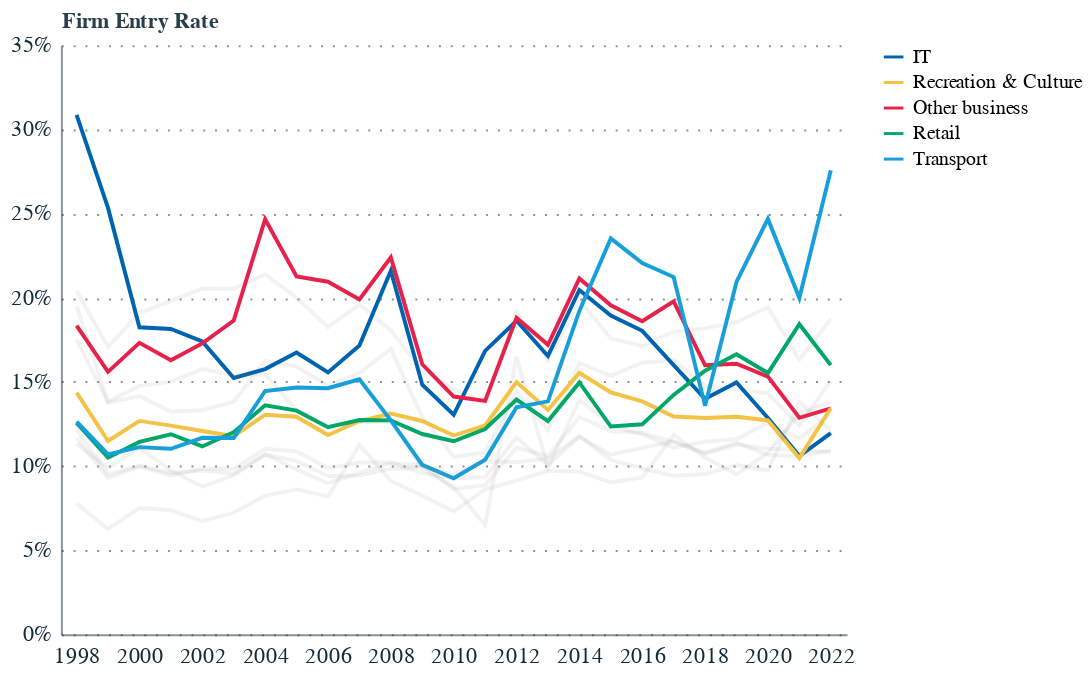

This figure's notebook cell:
### Code cell
# Entry rates by industry

# Plot just entry rate
industry_entry_df = industry_dynamism.melt(id_vars=['year','industry_name'],
                                                 value_vars=['Entry rate'])

# Just display selected industries
# - IT
# - Recreation and culture
# - Other business
# - Retail
# - Transport
highlight_industries = ['IT', 'Recreation & Culture','Other business','Retail','Transport']

"#E6224B","#F4C245","#0063AF","#00A767" "#179FDB"

custom_color_map = {'IT':'#0063AF',
                    'Recreation & Culture':'#F4C245',
                    'Other business':'#E6224B',
                    'Retail':"#00A767",
                    'Transport':'#179FDB'}

custom_color_dict = dict(custom_color_map)

color_condition = alt.condition(
    alt.FieldOneOfPredicate(field='industry_name', oneOf=highlight_industries),
    alt.Color(
        'industry_name:N', 
        scale=alt.Scale(domain=list(custom_color_dict.keys()), range=list(custom_color_dict.values())),
        title=None),
        alt.value('grey')                         # Set all other lines to grey
)

opacity_condition = alt.condition(
    # TEST: Is the industry_name IN the list of highlighted industries?
    alt.FieldOneOfPredicate(field='industry_name', oneOf=highlight_industries),
    alt.value(1.0),   # VALUE_IF_TRUE: Full opacity (1.0)
    alt.value(0.1)    # VALUE_IF_FALSE: Reduced opacity (0.3)
)

chart = alt.Chart(industry_entry_df).mark_line().encode(
    x=alt.X('year:O', axis=alt.Axis(
                labelExpr="datum.value % 2 == 0 ? datum.label : ''",  # Show every 2nd year
            labelAngle=0)),
    y=alt.Y('value:Q', axis=alt.Axis(format='%'), title='Firm Entry Rate'),
    color=color_condition,
    opacity=opacity_condition,
    tooltip=['year:O','industry_name:N', 'value:Q']
)

chart

### Figure 1 — Vega-Lite specification as saved in the notebook (floating-point values rounded to 4 significant figures; data arrays with more than 128 entries replaced by an {"elided": "..."} marker saying what was removed)
{"config": {"font": "Circular Std", "mark": {"line": {"interpolate": "linear"}}, "view": {"stroke": "transparent", "width": 400, "height": 300}, "range": {"category": ["#179fdb", "#e6224b", "#f4c245", "#122b39", "#eb5c2e", "#36b7b4"], "diverging": ["#E6224B", "#E54753", "#C9C9C9", "#179FDB", "#122B39"], "heatmap": ["#C9C9C9", "#179FDB", "#0063AF", "#122B39"], "ordinal": ["#00A767", "#36B7B4", "#179FDB", "#0063AF", "#243B5A"]}, "axisX": {"labelColor": "#122b39", "tickColor": "#122b39", "domainColor": "#122b39", "domainOpacity": 0.5, "gridOpacity": 0, "labelFont": "Circular Std", "labelAngle": 0, "labelAlign": "center", "labelFontSize": 11, "labelPadding": 5, "tickCount": 10, "tickSize": 0, "title": ""}, "axisY": {"labelColor": "#122b39", "labelFont": "Circular Std", "tickColor": "#122b39", "domainColor": "#122b39", "gridColor": "#122b39", "gridDash": [1, 5], "gridOpacity": 0.5, "labelPadding": 5, "labelFontSize": 11, "domainOpacity": 0.5, "tickSize": 0, "title": null, "titleAlign": "left", "titleAngle": 0, "titleBaseline": "bottom", "titleColor": "#122b39", "titleOpacity": 0.9, "titleX": 0, "titleY": -7}}, "data": {"name": "data-e82e2f855d718539ec46f1645341d686"}, "mark": {"type": "line"}, "encoding": {"color": {"condition": {"test": {"field": "industry_name", "oneOf": ["IT", "Recreation & Culture", "Other business", "Retail", "Transport"]}, "field": "industry_name", "scale": {"domain": ["IT", "Recreation & Culture", "Other business", "Retail", "Transport"], "range": ["#0063AF", "#F4C245", "#E6224B", "#00A767", "#179FDB"]}, "title": null, "type": "nominal"}, "value": "grey"}, "opacity": {"condition": {"test": {"field": "industry_name", "oneOf": ["IT", "Recreation & Culture", "Other business", "Retail", "Transport"]}, "value": 1.0}, "value": 0.1}, "tooltip": [{"field": "year", "type": "ordinal"}, {"field": "industry_name", "type": "nominal"}, {"field": "value", "type": "quantitative"}], "x": {"axis": {"labelAngle": 0, "labelExpr": "datum.value % 2 == 0 ? datum.label : ''"}, "field": "year", "type": "ordinal"}, "y": {"axis": {"format": "%"}, "field": "value", "title": "Firm Entry Rate", "type": "quantitative"}}, "$schema": "https://vega.github.io/schema/vega-lite/v5.20.1.json", "datasets": {"data-e82e2f855d718539ec46f1645341d686": {"elided": "300 records"}}}
